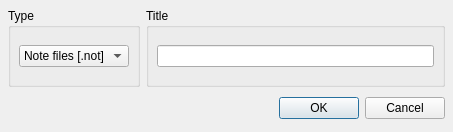
<ui version="4.0" >
 <author></author>
 <comment></comment>
 <exportmacro></exportmacro>
 <class>NewForm</class>
 <widget class="QDialog" name="NewForm" >
  <property name="geometry" >
   <rect>
    <x>0</x>
    <y>0</y>
    <width>453</width>
    <height>132</height>
   </rect>
  </property>
  <property name="windowTitle" >
   <string>New File</string>
  </property>
  <layout class="QVBoxLayout" >
   <property name="margin" >
    <number>8</number>
   </property>
   <property name="spacing" >
    <number>6</number>
   </property>
   <item>
    <layout class="QHBoxLayout" >
     <property name="margin" >
      <number>0</number>
     </property>
     <property name="spacing" >
      <number>6</number>
     </property>
     <item>
      <widget class="QGroupBox" name="groupBox" >
       <property name="title" >
        <string>Type</string>
       </property>
       <layout class="QVBoxLayout" >
        <property name="margin" >
         <number>8</number>
        </property>
        <property name="spacing" >
         <number>6</number>
        </property>
        <item>
         <widget class="QComboBox" name="comboBox" >
          <item>
           <property name="text" >
            <string>Note files [.not]</string>
           </property>
          </item>
         </widget>
        </item>
       </layout>
      </widget>
     </item>
     <item>
      <widget class="QGroupBox" name="groupBox_2" >
       <property name="title" >
        <string>Title</string>
       </property>
       <layout class="QVBoxLayout" >
        <property name="margin" >
         <number>8</number>
        </property>
        <property name="spacing" >
         <number>6</number>
        </property>
        <item>
         <widget class="QLineEdit" name="titleEdit" />
        </item>
       </layout>
      </widget>
     </item>
    </layout>
   </item>
   <item>
    <layout class="QHBoxLayout" >
     <property name="margin" >
      <number>0</number>
     </property>
     <property name="spacing" >
      <number>6</number>
     </property>
     <item>
      <spacer>
       <property name="orientation" >
        <enum>Qt::Horizontal</enum>
       </property>
       <property name="sizeHint" >
        <size>
         <width>131</width>
         <height>31</height>
        </size>
       </property>
      </spacer>
     </item>
     <item>
      <widget class="QPushButton" name="BtnOk" >
       <property name="text" >
        <string>OK</string>
       </property>
      </widget>
     </item>
     <item>
      <widget class="QPushButton" name="cancelButton" >
       <property name="text" >
        <string>Cancel</string>
       </property>
      </widget>
     </item>
    </layout>
   </item>
  </layout>
 </widget>
 <pixmapfunction></pixmapfunction>
 <resources/>
 <connections>
  <connection>
   <sender>BtnOk</sender>
   <signal>clicked()</signal>
   <receiver>NewForm</receiver>
   <slot>accept()</slot>
   <hints>
    <hint type="sourcelabel" >
     <x>278</x>
     <y>253</y>
    </hint>
    <hint type="destinationlabel" >
     <x>96</x>
     <y>254</y>
    </hint>
   </hints>
  </connection>
  <connection>
   <sender>cancelButton</sender>
   <signal>clicked()</signal>
   <receiver>NewForm</receiver>
   <slot>reject()</slot>
   <hints>
    <hint type="sourcelabel" >
     <x>369</x>
     <y>253</y>
    </hint>
    <hint type="destinationlabel" >
     <x>179</x>
     <y>282</y>
    </hint>
   </hints>
  </connection>
 </connections>
</ui>
